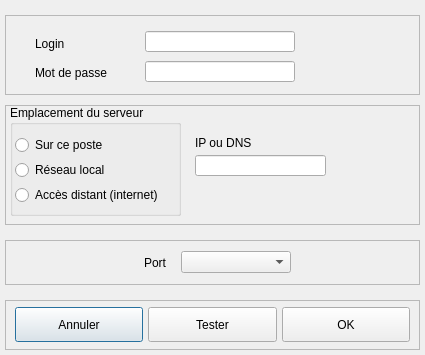
<?xml version="1.0" encoding="UTF-8"?>
<ui version="4.0">
 <class>dlg_paramconnexion</class>
 <widget class="QDialog" name="dlg_paramconnexion">
  <property name="geometry">
   <rect>
    <x>0</x>
    <y>0</y>
    <width>439</width>
    <height>399</height>
   </rect>
  </property>
  <property name="windowTitle">
   <string>Paramètrage de connexion à la base</string>
  </property>
  <layout class="QVBoxLayout" name="verticalLayout" stretch="7,0,4,0,0">
   <property name="spacing">
    <number>15</number>
   </property>
   <property name="sizeConstraint">
    <enum>QLayout::SetFixedSize</enum>
   </property>
   <property name="leftMargin">
    <number>5</number>
   </property>
   <property name="topMargin">
    <number>10</number>
   </property>
   <property name="rightMargin">
    <number>5</number>
   </property>
   <property name="bottomMargin">
    <number>5</number>
   </property>
   <item>
    <widget class="QFrame" name="frame">
     <property name="minimumSize">
      <size>
       <width>415</width>
       <height>80</height>
      </size>
     </property>
     <property name="maximumSize">
      <size>
       <width>16777215</width>
       <height>70</height>
      </size>
     </property>
     <property name="contextMenuPolicy">
      <enum>Qt::NoContextMenu</enum>
     </property>
     <property name="frameShape">
      <enum>QFrame::StyledPanel</enum>
     </property>
     <property name="frameShadow">
      <enum>QFrame::Raised</enum>
     </property>
     <widget class="QLabel" name="MDPlabel">
      <property name="geometry">
       <rect>
        <x>30</x>
        <y>50</y>
        <width>81</width>
        <height>16</height>
       </rect>
      </property>
      <property name="contextMenuPolicy">
       <enum>Qt::NoContextMenu</enum>
      </property>
      <property name="text">
       <string>Mot de passe</string>
      </property>
     </widget>
     <widget class="QLabel" name="Loginlabel">
      <property name="geometry">
       <rect>
        <x>30</x>
        <y>21</y>
        <width>60</width>
        <height>16</height>
       </rect>
      </property>
      <property name="contextMenuPolicy">
       <enum>Qt::NoContextMenu</enum>
      </property>
      <property name="text">
       <string>Login</string>
      </property>
     </widget>
     <widget class="QLineEdit" name="MDPlineEdit">
      <property name="geometry">
       <rect>
        <x>140</x>
        <y>46</y>
        <width>150</width>
        <height>21</height>
       </rect>
      </property>
      <property name="contextMenuPolicy">
       <enum>Qt::NoContextMenu</enum>
      </property>
      <property name="inputMask">
       <string/>
      </property>
      <property name="maxLength">
       <number>12</number>
      </property>
      <property name="echoMode">
       <enum>QLineEdit::Password</enum>
      </property>
      <property name="alignment">
       <set>Qt::AlignCenter</set>
      </property>
     </widget>
     <widget class="QLineEdit" name="LoginlineEdit">
      <property name="geometry">
       <rect>
        <x>140</x>
        <y>16</y>
        <width>150</width>
        <height>21</height>
       </rect>
      </property>
      <property name="contextMenuPolicy">
       <enum>Qt::NoContextMenu</enum>
      </property>
      <property name="inputMask">
       <string/>
      </property>
      <property name="maxLength">
       <number>15</number>
      </property>
      <property name="alignment">
       <set>Qt::AlignCenter</set>
      </property>
     </widget>
     <widget class="QPushButton" name="HelpupPushButton">
      <property name="geometry">
       <rect>
        <x>310</x>
        <y>10</y>
        <width>60</width>
        <height>60</height>
       </rect>
      </property>
      <property name="focusPolicy">
       <enum>Qt::NoFocus</enum>
      </property>
      <property name="contextMenuPolicy">
       <enum>Qt::NoContextMenu</enum>
      </property>
      <property name="text">
       <string/>
      </property>
      <property name="icon">
       <iconset resource="../assets/Images/images.qrc">
        <normaloff>:/help.png</normaloff>:/help.png</iconset>
      </property>
      <property name="iconSize">
       <size>
        <width>50</width>
        <height>50</height>
       </size>
      </property>
      <property name="flat">
       <bool>true</bool>
      </property>
     </widget>
    </widget>
   </item>
   <item>
    <widget class="QFrame" name="frame_2">
     <property name="minimumSize">
      <size>
       <width>0</width>
       <height>120</height>
      </size>
     </property>
     <property name="contextMenuPolicy">
      <enum>Qt::NoContextMenu</enum>
     </property>
     <property name="frameShape">
      <enum>QFrame::StyledPanel</enum>
     </property>
     <property name="frameShadow">
      <enum>QFrame::Raised</enum>
     </property>
     <widget class="QGroupBox" name="AccesgroupBox">
      <property name="geometry">
       <rect>
        <x>5</x>
        <y>0</y>
        <width>171</width>
        <height>111</height>
       </rect>
      </property>
      <property name="focusPolicy">
       <enum>Qt::NoFocus</enum>
      </property>
      <property name="contextMenuPolicy">
       <enum>Qt::NoContextMenu</enum>
      </property>
      <property name="title">
       <string>Emplacement du serveur</string>
      </property>
      <widget class="QRadioButton" name="PosteradioButton">
       <property name="geometry">
        <rect>
         <x>5</x>
         <y>30</y>
         <width>100</width>
         <height>20</height>
        </rect>
       </property>
       <property name="focusPolicy">
        <enum>Qt::WheelFocus</enum>
       </property>
       <property name="contextMenuPolicy">
        <enum>Qt::NoContextMenu</enum>
       </property>
       <property name="text">
        <string>Sur ce poste</string>
       </property>
      </widget>
      <widget class="QRadioButton" name="LocalradioButton">
       <property name="geometry">
        <rect>
         <x>5</x>
         <y>55</y>
         <width>100</width>
         <height>20</height>
        </rect>
       </property>
       <property name="focusPolicy">
        <enum>Qt::WheelFocus</enum>
       </property>
       <property name="contextMenuPolicy">
        <enum>Qt::NoContextMenu</enum>
       </property>
       <property name="text">
        <string>Réseau local</string>
       </property>
      </widget>
      <widget class="QRadioButton" name="DistantradioButton">
       <property name="geometry">
        <rect>
         <x>5</x>
         <y>80</y>
         <width>161</width>
         <height>20</height>
        </rect>
       </property>
       <property name="focusPolicy">
        <enum>Qt::WheelFocus</enum>
       </property>
       <property name="contextMenuPolicy">
        <enum>Qt::NoContextMenu</enum>
       </property>
       <property name="text">
        <string>Accès distant (internet)</string>
       </property>
      </widget>
     </widget>
     <widget class="QLineEdit" name="IPlineEdit">
      <property name="geometry">
       <rect>
        <x>190</x>
        <y>50</y>
        <width>131</width>
        <height>21</height>
       </rect>
      </property>
      <property name="focusPolicy">
       <enum>Qt::TabFocus</enum>
      </property>
      <property name="contextMenuPolicy">
       <enum>Qt::NoContextMenu</enum>
      </property>
      <property name="alignment">
       <set>Qt::AlignCenter</set>
      </property>
     </widget>
     <widget class="QLabel" name="IPlabel">
      <property name="geometry">
       <rect>
        <x>190</x>
        <y>30</y>
        <width>131</width>
        <height>16</height>
       </rect>
      </property>
      <property name="contextMenuPolicy">
       <enum>Qt::NoContextMenu</enum>
      </property>
      <property name="text">
       <string>IP ou DNS</string>
      </property>
     </widget>
    </widget>
   </item>
   <item>
    <widget class="QFrame" name="frame_3">
     <property name="minimumSize">
      <size>
       <width>0</width>
       <height>45</height>
      </size>
     </property>
     <property name="contextMenuPolicy">
      <enum>Qt::NoContextMenu</enum>
     </property>
     <property name="frameShape">
      <enum>QFrame::StyledPanel</enum>
     </property>
     <property name="frameShadow">
      <enum>QFrame::Raised</enum>
     </property>
     <layout class="QHBoxLayout" name="horizontalLayout_2">
      <item>
       <spacer name="horizontalSpacer">
        <property name="orientation">
         <enum>Qt::Horizontal</enum>
        </property>
        <property name="sizeHint" stdset="0">
         <size>
          <width>40</width>
          <height>20</height>
         </size>
        </property>
       </spacer>
      </item>
      <item>
       <widget class="QLabel" name="Portlabel">
        <property name="minimumSize">
         <size>
          <width>40</width>
          <height>0</height>
         </size>
        </property>
        <property name="contextMenuPolicy">
         <enum>Qt::NoContextMenu</enum>
        </property>
        <property name="text">
         <string>Port</string>
        </property>
        <property name="alignment">
         <set>Qt::AlignCenter</set>
        </property>
       </widget>
      </item>
      <item>
       <widget class="QComboBox" name="PortcomboBox">
        <property name="minimumSize">
         <size>
          <width>110</width>
          <height>0</height>
         </size>
        </property>
        <property name="contextMenuPolicy">
         <enum>Qt::NoContextMenu</enum>
        </property>
       </widget>
      </item>
      <item>
       <spacer name="horizontalSpacer_2">
        <property name="orientation">
         <enum>Qt::Horizontal</enum>
        </property>
        <property name="sizeHint" stdset="0">
         <size>
          <width>40</width>
          <height>20</height>
         </size>
        </property>
       </spacer>
      </item>
     </layout>
    </widget>
   </item>
   <item>
    <widget class="QFrame" name="frame_4">
     <property name="minimumSize">
      <size>
       <width>0</width>
       <height>50</height>
      </size>
     </property>
     <property name="contextMenuPolicy">
      <enum>Qt::NoContextMenu</enum>
     </property>
     <property name="frameShape">
      <enum>QFrame::StyledPanel</enum>
     </property>
     <property name="frameShadow">
      <enum>QFrame::Raised</enum>
     </property>
     <layout class="QHBoxLayout" name="horizontalLayout">
      <property name="spacing">
       <number>5</number>
      </property>
      <property name="topMargin">
       <number>0</number>
      </property>
      <property name="bottomMargin">
       <number>0</number>
      </property>
      <item>
       <widget class="UpPushButton" name="AnnuluppushButton">
        <property name="minimumSize">
         <size>
          <width>120</width>
          <height>35</height>
         </size>
        </property>
        <property name="contextMenuPolicy">
         <enum>Qt::NoContextMenu</enum>
        </property>
        <property name="text">
         <string>Annuler</string>
        </property>
        <property name="icon">
         <iconset resource="../assets/Images/images.qrc">
          <normaloff>:/Supprime.png</normaloff>:/Supprime.png</iconset>
        </property>
        <property name="iconSize">
         <size>
          <width>11</width>
          <height>11</height>
         </size>
        </property>
       </widget>
      </item>
      <item>
       <widget class="UpPushButton" name="TestuppushButton">
        <property name="minimumSize">
         <size>
          <width>120</width>
          <height>35</height>
         </size>
        </property>
        <property name="contextMenuPolicy">
         <enum>Qt::NoContextMenu</enum>
        </property>
        <property name="text">
         <string>Tester</string>
        </property>
        <property name="icon">
         <iconset resource="../assets/Images/images.qrc">
          <normaloff>:/Test.ico</normaloff>:/Test.ico</iconset>
        </property>
       </widget>
      </item>
      <item>
       <widget class="UpPushButton" name="OKuppushButton">
        <property name="minimumSize">
         <size>
          <width>120</width>
          <height>35</height>
         </size>
        </property>
        <property name="contextMenuPolicy">
         <enum>Qt::NoContextMenu</enum>
        </property>
        <property name="text">
         <string>OK</string>
        </property>
        <property name="icon">
         <iconset resource="../assets/Images/images.qrc">
          <normaloff>:/start.png</normaloff>:/start.png</iconset>
        </property>
       </widget>
      </item>
     </layout>
    </widget>
   </item>
   <item>
    <spacer name="verticalSpacer">
     <property name="orientation">
      <enum>Qt::Vertical</enum>
     </property>
     <property name="sizeHint" stdset="0">
      <size>
       <width>20</width>
       <height>0</height>
      </size>
     </property>
    </spacer>
   </item>
  </layout>
 </widget>
 <customwidgets>
  <customwidget>
   <class>UpPushButton</class>
   <extends>QPushButton</extends>
   <header>uppushbutton.h</header>
  </customwidget>
 </customwidgets>
 <tabstops>
  <tabstop>LoginlineEdit</tabstop>
  <tabstop>MDPlineEdit</tabstop>
  <tabstop>AccesgroupBox</tabstop>
  <tabstop>PosteradioButton</tabstop>
  <tabstop>LocalradioButton</tabstop>
  <tabstop>DistantradioButton</tabstop>
  <tabstop>IPlineEdit</tabstop>
  <tabstop>PortcomboBox</tabstop>
  <tabstop>AnnuluppushButton</tabstop>
  <tabstop>TestuppushButton</tabstop>
  <tabstop>OKuppushButton</tabstop>
 </tabstops>
 <resources>
  <include location="../assets/Images/images.qrc"/>
 </resources>
 <connections/>
</ui>
